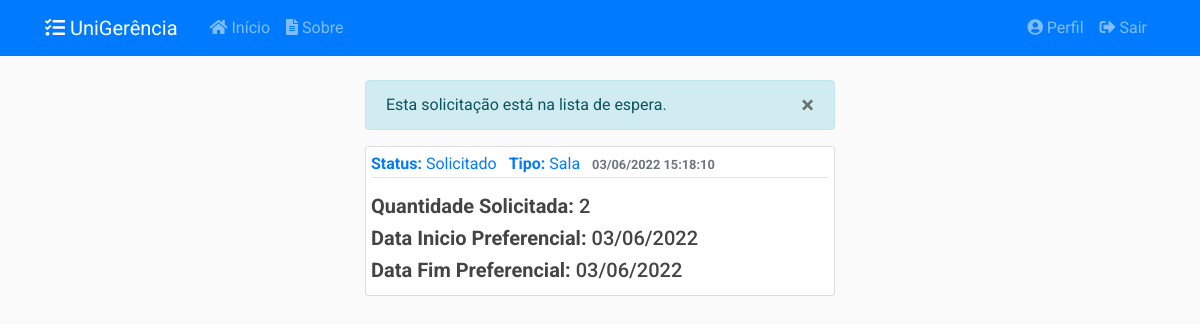
The page /solicitacoes/5 (signed in) on the database as committed earlier.
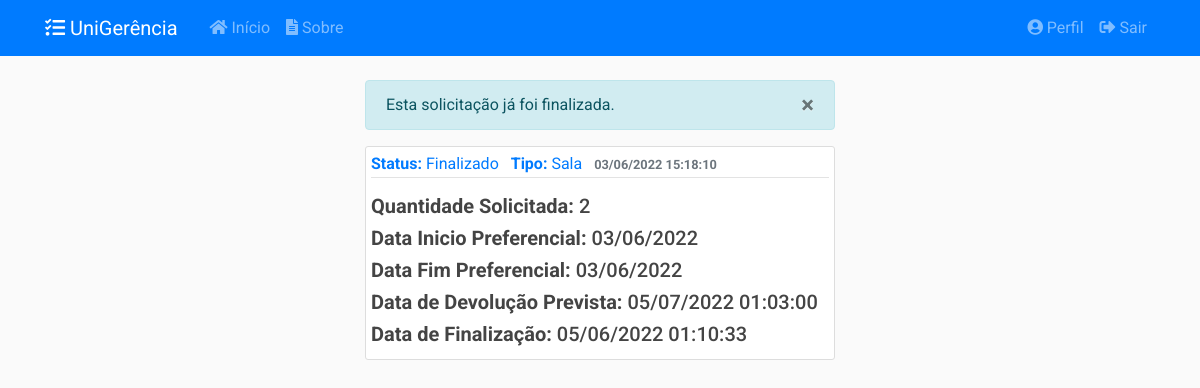
The same page on the database as committed later.
### app/models/solicitacoes.py (models this page shows, shortened)
class Solicitacao(db.Model):
    __tablename__ = 'solicitacoes'
    __table_args__ = {'extend_existing': True}
    id = db.Column(db.Integer, primary_key=True)
    status = db.Column(db.Enum(Status), default=Status.ABERTO.name)
    data_abertura = db.Column(db.DateTime, nullable=False,
                              default=datetime.now().astimezone(fuso_horario))
    data_inicio_pref = db.Column(db.Date, nullable=False)
    data_fim_pref = db.Column(db.Date, nullable=False)
    data_retirada = db.Column(db.DateTime, nullable=True)
    data_devolucao = db.Column(db.DateTime, nullable=True)
    data_cancelamento = db.Column(db.DateTime, nullable=True)
    data_finalizacao = db.Column(db.DateTime, nullable=True)
    quantidade = db.Column(db.Integer, nullable=False, default=0)
    descricao = db.Column(db.String(20), nullable=False)
    tipo = db.Column(db.String(20), nullable=False)
    ativo = db.Column(db.Boolean, nullable=False, default=True)
    usuario_id = db.Column(db.Integer, db.ForeignKey('usuarios.id'),
                           nullable=False)
    turno_id = db.Column(db.Integer, db.ForeignKey('turnos.id'),
                           nullable=False)
    turno = db.relationship('Turno', back_populates='solicitacoes')
    def recupera_id(sol_id):
        return Solicitacao.query.filter_by(id=sol_id).filter_by(ativo=True).first_or_404()
    __mapper_args__ = {
        'polymorphic_identity': 'SOLICITACAO',
        'polymorphic_on': tipo
    }
    def __repr__(self):
        return f"Solicitação #{self.id} - {self.tipo} - {self.status.value}"

### app/controllers/solicitacoes.py (the view)
@solicitacoes.route("/<int:solicitacao_id>")
@login_required
def solicitacao(solicitacao_id):
    solicitacao = Solicitacao.recupera_id(solicitacao_id)
    if solicitacao.autor != current_user and current_user.tipo.name != 'ADMIN':
        abort(403)
    return render_template('solicitacoes/solicitacao.html',
                           title=solicitacao, solicitacao=solicitacao)

### app/models/usuarios.py (called while the page is built)
@login_manager.user_loader
def load_user(user_id):
    return Usuario.query.get(int(user_id))

### app/templates/solicitacoes/solicitacao.html (shortened to what this page needs)
{% extends "layout.html" %}
{% block conteudo %}
{% if solicitacao.status.name != 'PENDENTE' %}
<div class="alert alert-info" role="alert" id="alert-message">
    <button type="button" class="close" data-dismiss="alert">
    <span>&times;</span>
    </button>
    {% if solicitacao.status.name == 'ABERTO' %}
    Esta solicitação ainda não foi confirmada.
    {% elif solicitacao.status.name == 'SOLICITADO' %}
    Esta solicitação está na lista de espera.
    {% elif solicitacao.status.name == 'CONFIRMADO' %}
    Esta solicitação foi confirmada.
    {% elif solicitacao.status.name == 'CANCELADO' %}
    Esta solicitação foi cancelada.
    {% elif solicitacao.status.name == 'FECHADO' %}
    Esta solicitação já foi finalizada.
    {% endif %}
</div>
{% endif %}
<article class="media content-section">
    <div class="media-body">
        <div class="article-metadata mb-3">
            <a class="mr-2"><strong>Status:</strong> {{ solicitacao.status.value }}</a>
            {% if solicitacao.tipo == 'EQUIPAMENTO' %}
            <a class="mr-2"><strong>Tipo:</strong> Equipamento</a>
            {% elif solicitacao.tipo == 'SALA' %}
            <a class="mr-2"><strong>Tipo:</strong> Sala</a>
            {% endif %}
            <small class="text-muted"><strong>{{ solicitacao.data_abertura.strftime('%d/%m/%Y %H:%M:%S') }}</strong></small>
        </div>
        {% if solicitacao.quantidade %}
            <h5 class="article-content"><strong>Quantidade Solicitada:</strong> {{ solicitacao.quantidade }}</h5>
        {% endif %}
        {% if solicitacao.data_inicio_pref %}
            <h5 class="article-content"><strong>Data Inicio Preferencial:</strong> {{ solicitacao.data_inicio_pref.strftime('%d/%m/%Y') }}</h5>
        {% endif %}
        {% if solicitacao.data_fim_pref %}
            <h5 class="article-content"><strong>Data Fim Preferencial:</strong> {{ solicitacao.data_fim_pref.strftime('%d/%m/%Y') }}</h5>
        {% endif %}
        {% if solicitacao.data_devolucao %}
            <h5 class="article-content"><strong>Data de Devolução Prevista:</strong> {{ solicitacao.data_devolucao.strftime('%d/%m/%Y %H:%M:%S') }}</h5>
        {% endif %}
        {% if solicitacao.data_finalizacao %}
            <h5 class="article-content"><strong>Data de Finalização:</strong> {{ solicitacao.data_finalizacao.strftime('%d/%m/%Y %H:%M:%S') }}</h5>
        {% endif %}
    </div>
</article>
{% endblock conteudo %}

Rows that differ between the two databases and show on the page:
changed Solicitacao: status.value "Solicitado" → "Finalizado"; data_devolucao (not shown) → "05/07/2022 01:03:00"; data_finalizacao (not shown) → "05/06/2022 01:10:33"
Other text that changed with them:
text no longer shown: "Esta solicitação está na lista de espera."
text now shown: "Esta solicitação já foi finalizada. Data de Devolução Prevista: Data de Finalização:"
